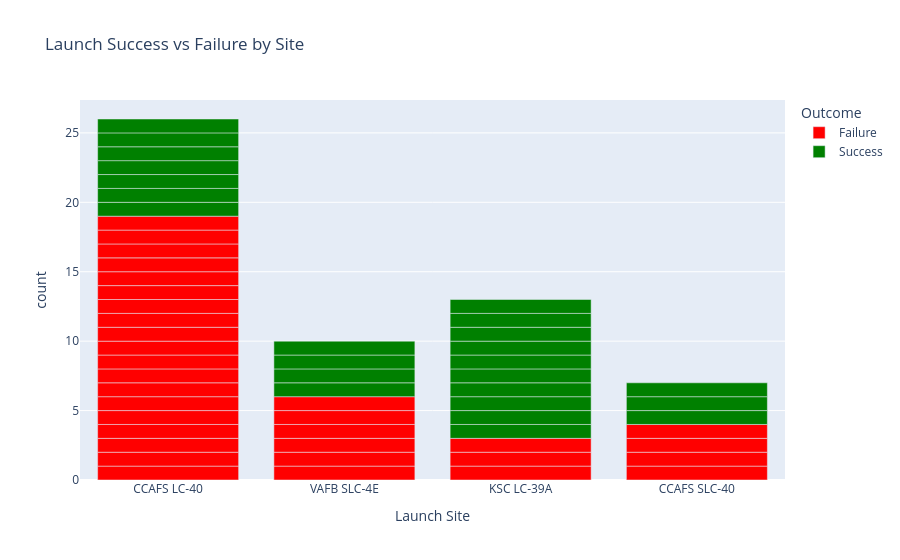

The code cell stored with this chart in its notebook:
### Code cell
# Bar Chart showing Success vs Failure by Site
import plotly.express as px

spacex_df['outcome'] = spacex_df['class'].map({0: 'Failure', 1: 'Success'})

fig = px.bar(spacex_df,
             x='Launch Site',
             color='outcome',
             title='Launch Success vs Failure by Site',
             labels={'outcome': 'Outcome'},
             color_discrete_map={
                 'Failure': 'red',
                 'Success': 'green'
             })

fig.show()

### Figure 1 — Plotly figure (JSON) as saved in the notebook; plotly's stock layout.template omitted (floating-point values rounded to 4 significant figures)
{"data": [{"hovertemplate": "Outcome=Failure<br>Launch Site=%{x}<br>count=%{y}<extra></extra>", "legendgroup": "Failure", "marker": {"color": "red", "pattern": {"shape": ""}}, "name": "Failure", "orientation": "v", "showlegend": true, "textposition": "auto", "type": "bar", "x": ["CCAFS LC-40", "CCAFS LC-40", "CCAFS LC-40", "CCAFS LC-40", "CCAFS LC-40", "CCAFS LC-40", "CCAFS LC-40", "CCAFS LC-40", "CCAFS LC-40", "CCAFS LC-40", "CCAFS LC-40", "CCAFS LC-40", "CCAFS LC-40", "CCAFS LC-40", "CCAFS LC-40", "CCAFS LC-40", "CCAFS LC-40", "CCAFS LC-40", "CCAFS LC-40", "VAFB SLC-4E", "VAFB SLC-4E", "VAFB SLC-4E", "VAFB SLC-4E", "VAFB SLC-4E", "VAFB SLC-4E", "KSC LC-39A", "KSC LC-39A", "KSC LC-39A", "CCAFS SLC-40", "CCAFS SLC-40", "CCAFS SLC-40", "CCAFS SLC-40"], "xaxis": "x", "y": [1, 1, 1, 1, 1, 1, 1, 1, 1, 1, 1, 1, 1, 1, 1, 1, 1, 1, 1, 1, 1, 1, 1, 1, 1, 1, 1, 1, 1, 1, 1, 1], "yaxis": "y"}, {"hovertemplate": "Outcome=Success<br>Launch Site=%{x}<br>count=%{y}<extra></extra>", "legendgroup": "Success", "marker": {"color": "green", "pattern": {"shape": ""}}, "name": "Success", "orientation": "v", "showlegend": true, "textposition": "auto", "type": "bar", "x": ["CCAFS LC-40", "CCAFS LC-40", "CCAFS LC-40", "CCAFS LC-40", "CCAFS LC-40", "CCAFS LC-40", "CCAFS LC-40", "VAFB SLC-4E", "VAFB SLC-4E", "VAFB SLC-4E", "VAFB SLC-4E", "KSC LC-39A", "KSC LC-39A", "KSC LC-39A", "KSC LC-39A", "KSC LC-39A", "KSC LC-39A", "KSC LC-39A", "KSC LC-39A", "KSC LC-39A", "KSC LC-39A", "CCAFS SLC-40", "CCAFS SLC-40", "CCAFS SLC-40"], "xaxis": "x", "y": [1, 1, 1, 1, 1, 1, 1, 1, 1, 1, 1, 1, 1, 1, 1, 1, 1, 1, 1, 1, 1, 1, 1, 1], "yaxis": "y"}], "layout": {"barmode": "relative", "legend": {"title": {"text": "Outcome"}, "tracegroupgap": 0}, "title": {"text": "Launch Success vs Failure by Site"}, "xaxis": {"anchor": "y", "domain": [0, 1], "title": {"text": "Launch Site"}}, "yaxis": {"anchor": "x", "domain": [0, 1], "title": {"text": "count"}}}}
